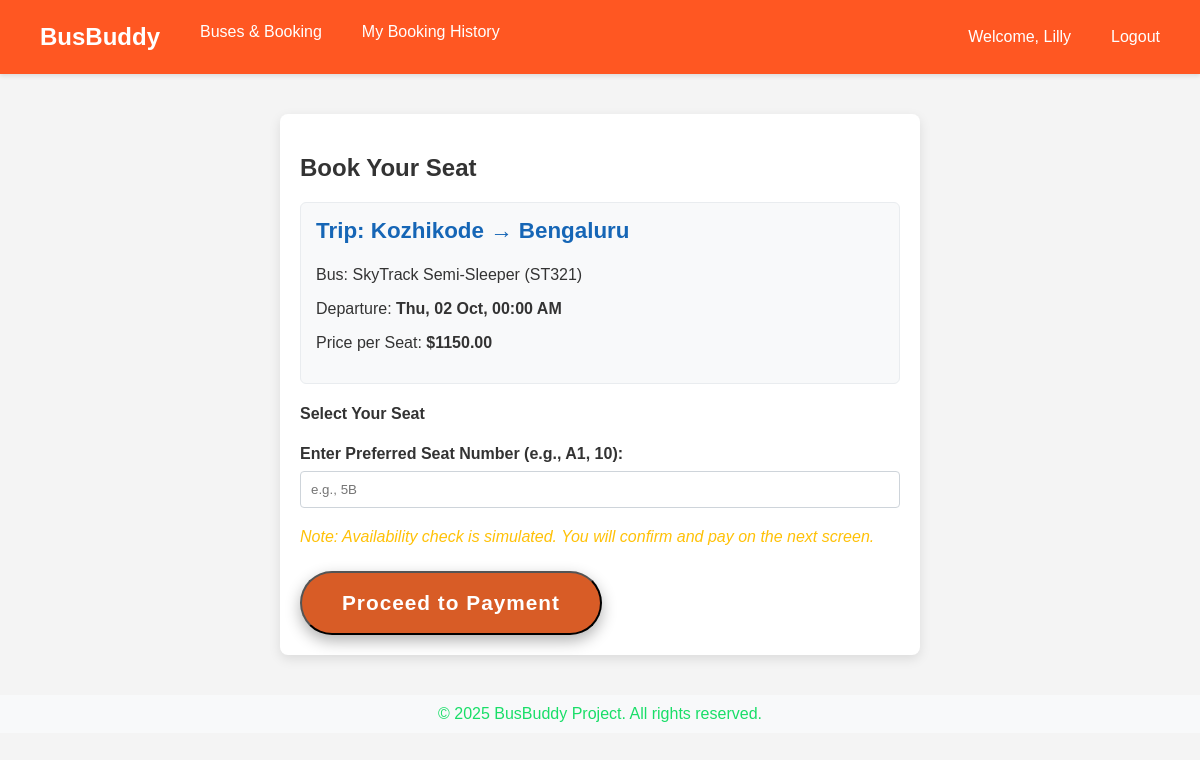
Page /book/3/ (signed in) on the committed database.
### core/models.py (models this page shows, shortened)
class Trip(models.Model):
    route = models.ForeignKey(Route, on_delete=models.CASCADE)
    bus = models.ForeignKey(Bus, on_delete=models.CASCADE)
    departure_time = models.DateTimeField() # Visible as "Bus Timings"
    arrival_time = models.DateTimeField()
    price = models.DecimalField(max_digits=8, decimal_places=2) # Visible as "Price"

class Route(models.Model):
    origin = models.CharField(max_length=100)
    destination = models.CharField(max_length=100)

class Bus(models.Model):
    name = models.CharField(max_length=100) # e.g., 'Volvo Sleeper'
    bus_number = models.CharField(max_length=15, unique=True)
    capacity = models.IntegerField()
    amenities = models.ManyToManyField(Amenity, blank=True)

### core/views.py (the view, shortened to what this page needs)
# urls.py: path('book/<int:trip_id>/', views.book_trip, name='book_trip'),
@login_required
def book_trip(request, trip_id):
    trip = get_object_or_404(Trip, id=trip_id)
    return render(request, 'core/booking_form.html', {'trip': trip})

### core/templates/core/booking_form.html (shortened to what this page needs)
{% extends "base.html" %}
{% load static %}
{% block content %}
<div class="booking-container">
    <h2>Book Your Seat</h2>
    <div class="trip-summary">
        <h3>Trip: {{ trip.route.origin }} <span class="arrow">→</span> {{ trip.route.destination }}</h3>
        <p>Bus: {{ trip.bus.name }} ({{ trip.bus.bus_number }})</p>
        <p>Departure: <strong>{{ trip.departure_time|date:"D, d M, H:i A" }}</strong></p>
        <p>Price per Seat: <strong>${{ trip.price|floatformat:2 }}</strong></p>
    </div>
    <div class="seat-selection-area">
        <h4>Select Your Seat</h4>
        <form method="post" action="{% url 'core:book_trip' trip.id %}" class="booking-form">
            <div class="form-group">
                <label for="seat">Enter Preferred Seat Number (e.g., A1, 10):</label>
                <input type="text" id="seat" name="seat" required class="form-control" placeholder="e.g., 5B">
            </div>
            <p class="warning-text">
                Note: Availability check is simulated. You will confirm and pay on the next screen.
            </p>
            <button type="submit" class="btn-cta">Proceed to Payment</button>
        </form>
    </div>
</div>
{% endblock %}

### core/templates/base.html (shortened to what this page needs)
{% load static %}
<!DOCTYPE html>
<html lang="en">
<head>
    <link rel="stylesheet" href="{% static 'css/style.css' %}">
</head>
<body>
    <header>
        <nav class="navbar">
            <div class="navbar-links">
                <a href="{% url 'core:home' %}" class="navbar-brand">BusBuddy</a>
                <a href="{% url 'core:bus_list' %}">Buses & Booking</a>
                {% if user.is_authenticated %}
                    <a href="{% url 'core:booking_history' %}">My Booking History</a>
                {% endif %}
            </div>
            <div class="navbar-links">
                {% if user.is_authenticated %}
                    <span style="padding: 8px 15px;">Welcome, {{ user.username }}</span>
                    <a href="{% url 'logout' %}">Logout</a>
                {% else %}
                    <a href="{% url 'login' %}">Login</a>
                    <a href="{% url 'core:signup' %}">Sign Up</a>
                {% endif %}
            </div>
        </nav>
    </header>
    <main class="container">
        {% block content %}{% endblock content %}
    </main>
    <footer>
        <p style="text-align: center; margin-top: 40px; padding: 10px; background: var(--light-bg); color: #19de68;">
            © 2025 BusBuddy Project. All rights reserved.
        </p>
    </footer>
    </body>
</html>

### core/static/css/style.css (style rules this page uses)
:root { --primary-color: #32dc84; --secondary-color: #1666b6; --accent-color: #ff5722; --text-dark: #333; --text-light: #fff; --bg-light: #f4f4f4; }
body { margin: 0; font-family: Arial, sans-serif; background-color: var(--bg-light); color: var(--text-dark); }
.btn-cta { padding: 18px 40px; background-color: var(--accent-color); color: white; border-radius: 50px; text-decoration: none; font-size: 1.3em; font-weight: bold; letter-spacing: 1px; box-shadow: 0 6px 15px rgba(0, 0, 0, 0.3); display: inline-block; animation: pulse 2s infinite ease-in-out; transition: background-color 0.3s; }

### core/templates/base.html (style rules this page uses)
:root { --primary-color: #ff5722; --accent-color: #d85c26; --light-bg: #f8f9fa; }
.navbar { background-color: var(--primary-color); color: white; padding: 15px 25px; display: flex; justify-content: space-between; align-items: center; box-shadow: 0 2px 4px rgba(0, 0, 0, 0.1); }
.navbar a { color: white; text-decoration: none; padding: 8px 15px; border-radius: 4px; transition: background-color 0.3s; }
.navbar-brand { font-size: 1.5em; font-weight: bold; }
.navbar-links { display: flex; gap: 10px; }

### core/templates/core/booking_form.html (style rules this page uses)
.booking-container { max-width: 600px; margin: 40px auto; padding: 20px; background: #fff; border-radius: 8px; box-shadow: 0 4px 12px rgba(0, 0, 0, 0.1); }
.trip-summary { background-color: #f8f9fa; border: 1px solid #e9ecef; padding: 15px; border-radius: 6px; margin-bottom: 20px; }
.trip-summary h3 { color: var(--secondary-color, #1666b6); margin-top: 0; font-size: 1.4em; }
.form-group { margin-bottom: 20px; }
.form-group label { display: block; margin-bottom: 8px; font-weight: bold; }
.form-control { width: 100%; padding: 10px; border: 1px solid #ced4da; border-radius: 4px; box-sizing: border-box; }
.warning-text { color: #ffc107; font-style: italic; margin-bottom: 25px; }

### rows in the picture
Trip: route.origin "Kozhikode", route.destination "Bengaluru", bus.name "SkyTrack Semi-Sleeper", bus.bus_number "ST321", departure_time "Thu, 02 Oct, 00:00 AM", price "1150.00"

### other values in the picture
{{ user.username }} "Lilly"
